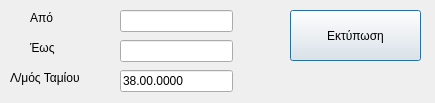
<?xml version="1.0" encoding="UTF-8"?>
<ui version="4.0">
 <class>dlgifs</class>
 <widget class="QDialog" name="dlgifs">
  <property name="geometry">
   <rect>
    <x>0</x>
    <y>0</y>
    <width>435</width>
    <height>103</height>
   </rect>
  </property>
  <property name="windowTitle">
   <string>Ημερήσιο Φύλλο Συναλλαγών</string>
  </property>
  <widget class="QLineEdit" name="lapo">
   <property name="geometry">
    <rect>
     <x>120</x>
     <y>10</y>
     <width>113</width>
     <height>22</height>
    </rect>
   </property>
  </widget>
  <widget class="QLineEdit" name="leos">
   <property name="geometry">
    <rect>
     <x>120</x>
     <y>40</y>
     <width>113</width>
     <height>22</height>
    </rect>
   </property>
  </widget>
  <widget class="QLabel" name="label">
   <property name="geometry">
    <rect>
     <x>30</x>
     <y>10</y>
     <width>53</width>
     <height>16</height>
    </rect>
   </property>
   <property name="text">
    <string>Από</string>
   </property>
  </widget>
  <widget class="QLabel" name="label_2">
   <property name="geometry">
    <rect>
     <x>30</x>
     <y>40</y>
     <width>53</width>
     <height>16</height>
    </rect>
   </property>
   <property name="text">
    <string>Έως</string>
   </property>
  </widget>
  <widget class="QPushButton" name="bprn">
   <property name="geometry">
    <rect>
     <x>290</x>
     <y>10</y>
     <width>131</width>
     <height>51</height>
    </rect>
   </property>
   <property name="text">
    <string>Εκτύπωση</string>
   </property>
  </widget>
  <widget class="QLineEdit" name="tameio">
   <property name="geometry">
    <rect>
     <x>120</x>
     <y>70</y>
     <width>113</width>
     <height>22</height>
    </rect>
   </property>
   <property name="text">
    <string>38.00.0000</string>
   </property>
  </widget>
  <widget class="QLabel" name="label_3">
   <property name="geometry">
    <rect>
     <x>10</x>
     <y>70</y>
     <width>91</width>
     <height>16</height>
    </rect>
   </property>
   <property name="text">
    <string>Λ/μός Ταμίου</string>
   </property>
  </widget>
 </widget>
 <resources/>
 <connections/>
</ui>
